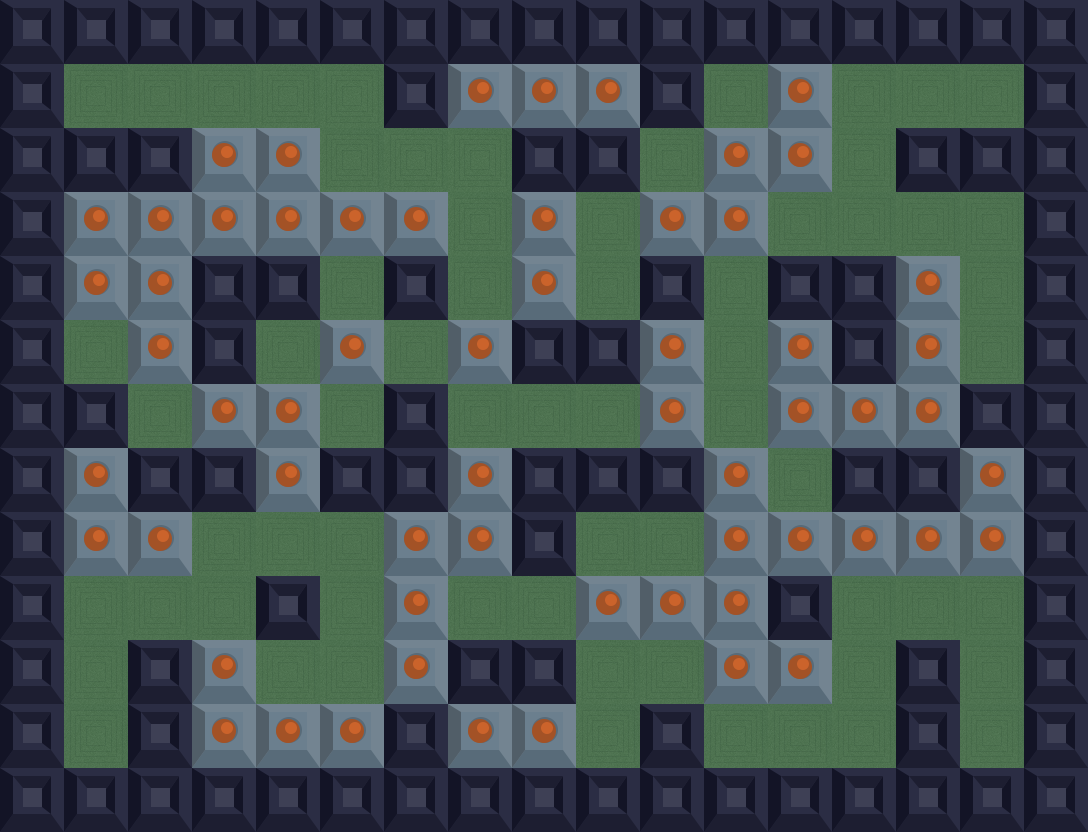

Below is a game level as drawn by its tile map, then a one-line description and the .tmx that defines it (tile-layer data replaced by summaries):
An orthogonal 17x13 tile map with 64x64 px tiles, 1 tile layer (Tile Layer 1).

<map version="1.0" orientation="orthogonal" renderorder="left-up" width="17" height="13" tilewidth="64" tileheight="64" nextobjectid="1">
 <tileset firstgid="1" name="blocks" tilewidth="64" tileheight="64" tilecount="3">
  <image source="bomber/blocks.png" width="192" height="64" />
 </tileset>
 <layer name="Tile Layer 1" width="17" height="13">
  <data>[221 cells, 221 non-empty, 3 distinct tile ids]</data>
 </layer>
</map>